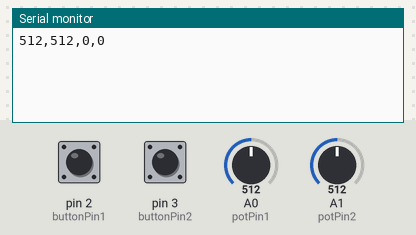
This sketch was run on a simulated Arduino Uno, built with avr-gcc and run on an emulated ATmega328P. On the bench: the last lines printed to the serial monitor. The test bench sets the inputs (shaded band); at power-on: A0 (potPin1) = 512, A1 (potPin2) = 512, pin 2 (buttonPin1) HIGH, pin 3 (buttonPin2) HIGH.

Above: at 1.2 s.
1.3 s: A0 (potPin1) set to 716
At 2.5 s:
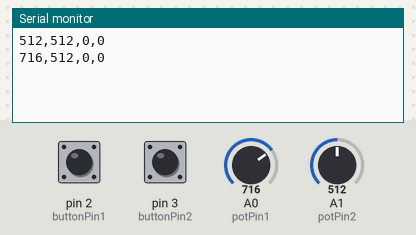
2.8 s: A1 (potPin2) set to 716
At 3.8 s:
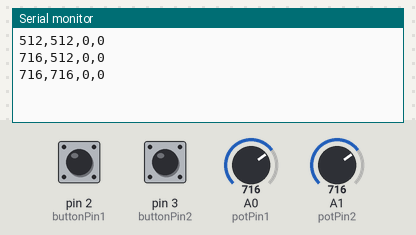
4.3 s: pin 2 (buttonPin1) pulled LOW for 0.15 s
At 5.2 s:
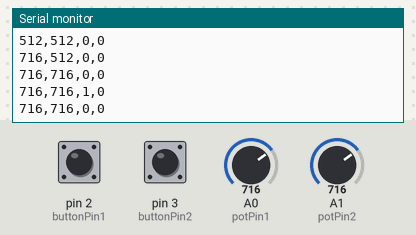
5.9 s: pin 3 (buttonPin2) pulled LOW for 0.15 s
At 6.6 s:
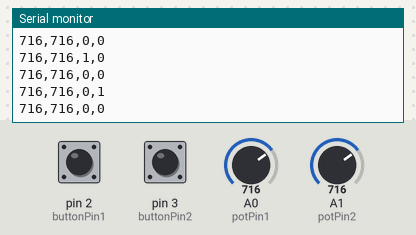
7.5 s: A0 (potPin1) set to 900
At 8.7 s:
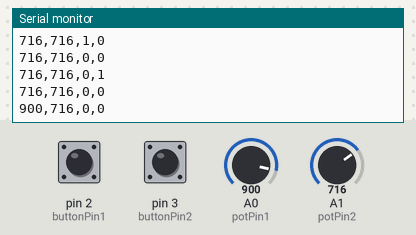
9.0 s: pin 2 (buttonPin1) pulled LOW for 1 s
At 11.2 s:
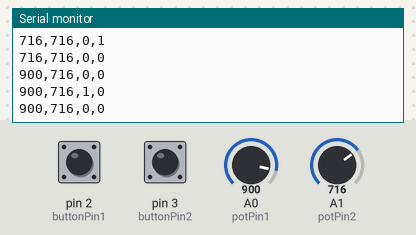
Timing chart, 0 to 12.5 s (numbered marks = the images above; inputs shaded):
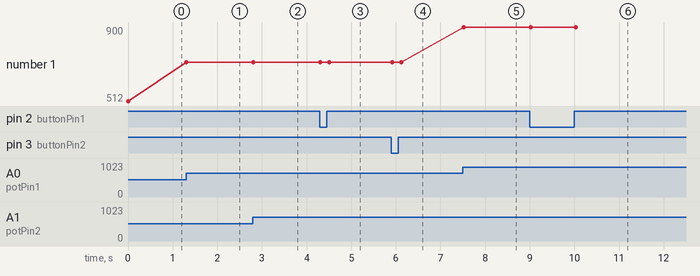

The sketch:

midi.ino
```cpp
const int potPin1 = A0;
const int potPin2 = A1;
const int buttonPin1 = 2;
const int buttonPin2 = 3;

int lastButton1State = HIGH;
int lastButton2State = HIGH;
int lastPotValue1 = 0;
int lastPotValue2 = 0;
const int threshold = 10;

void setup() {
  Serial.begin(9600);
  pinMode(buttonPin1, INPUT_PULLUP);
  pinMode(buttonPin2, INPUT_PULLUP);
}

void loop() {
  int potValue1 = analogRead(potPin1);
  int potValue2 = analogRead(potPin2);
  int button1State = digitalRead(buttonPin1);
  int button2State = digitalRead(buttonPin2);

  bool buttonPressed = false;

  if (button1State != lastButton1State) {
    buttonPressed = true;
    lastButton1State = button1State;
  }

  if (button2State != lastButton2State) {
    buttonPressed = true;
    lastButton2State = button2State;
  }

  if (abs(potValue1 - lastPotValue1) > threshold || abs(potValue2 - lastPotValue2) > threshold || buttonPressed) {
    Serial.print(potValue1);
    Serial.print(",");
    Serial.print(potValue2);
    Serial.print(",");
    Serial.print(button1State == LOW ? 1 : 0); // 1 se premuto, 0 se rilasciato
    Serial.print(",");
    Serial.println(button2State == LOW ? 1 : 0); // 1 se premuto, 0 se rilasciato
    lastPotValue1 = potValue1;
    lastPotValue2 = potValue2;
  }

  delay(100);
}
```

Measured:
- after the input at 1.3 s, the serial monitor: prints a new line at once (image 1)
- after the input at 2.8 s, the serial monitor: prints a new line at once (image 2)
- after the input at 4.3 s, the serial monitor: prints a new line at once (image 3)
- after the input at 5.9 s, the serial monitor: prints a new line at once (image 4)
- after the input at 7.5 s, the serial monitor: prints a new line at once (image 5)
- after the input at 9.0 s, the serial monitor: prints a new line at once (image 6)
- plotted number 1: 512 → 716 after the input at 1.3 s, 716 → 900 after the input at 7.5 s
